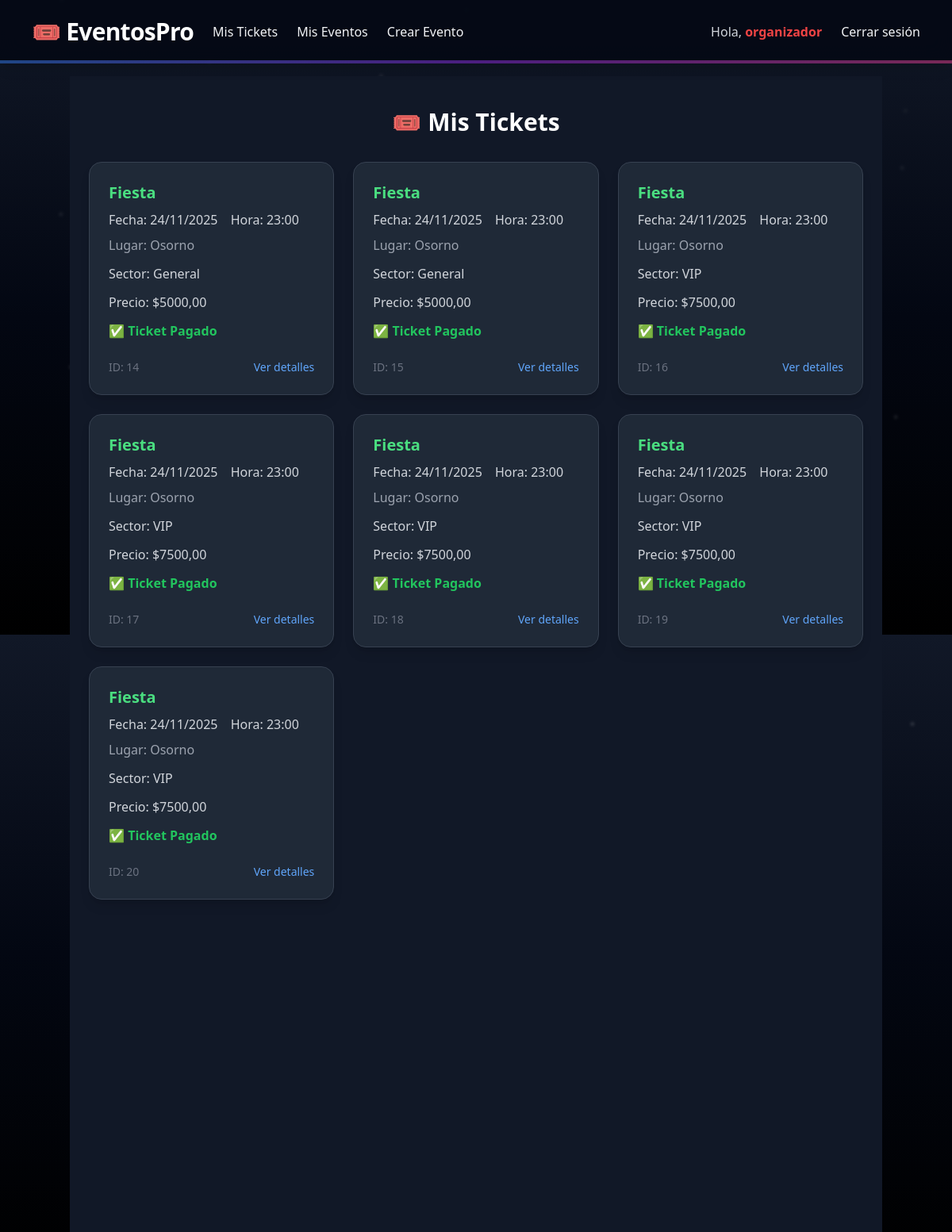
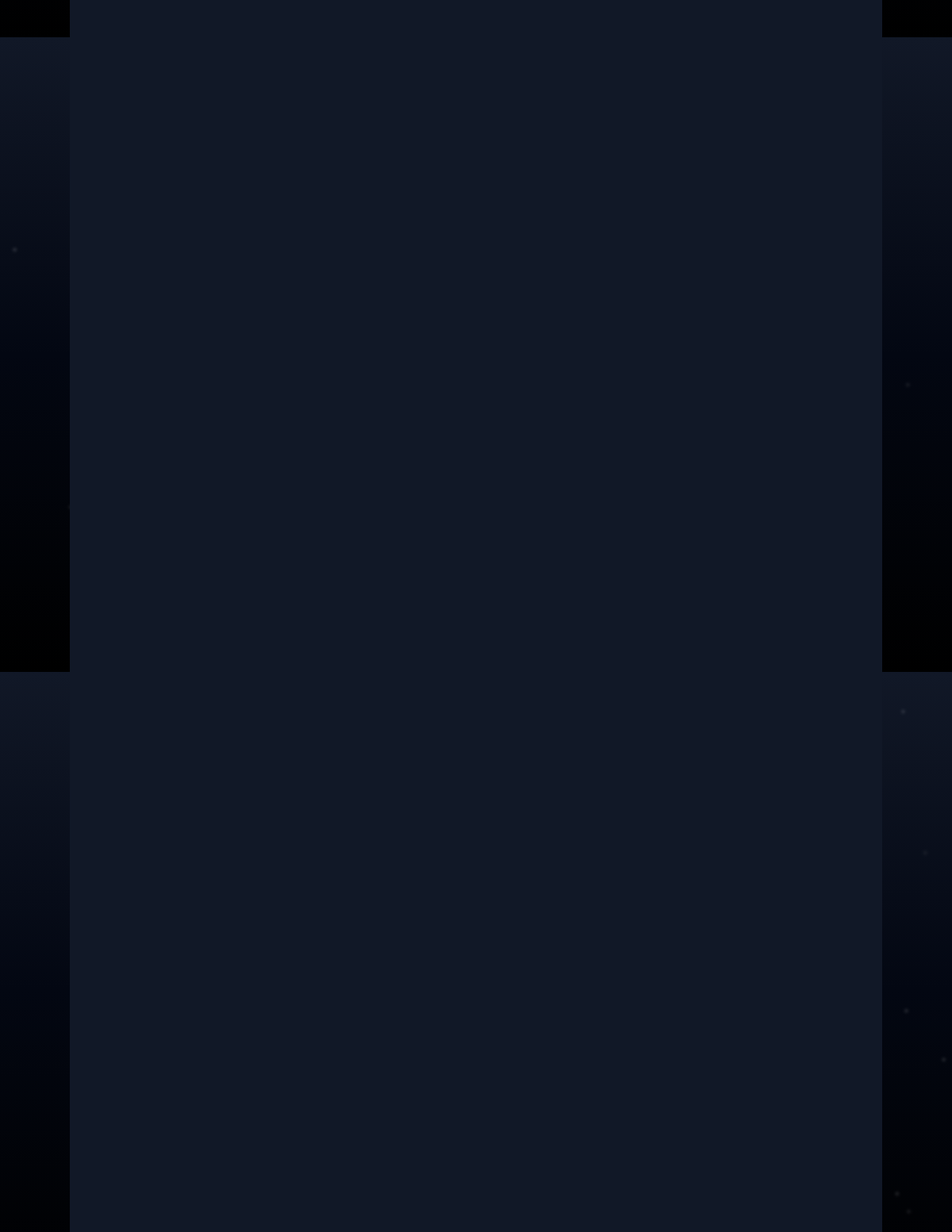
Page /eventos/tickets/ (signed in) on the committed database (2 pictures, top to bottom).
### usuarios/models.py (models this page shows, shortened)
class Usuario(AbstractUser):
    rut = models.CharField(max_length=12, unique=True)
    telefono = models.CharField(max_length=15, blank=True)
    tipo_usuario = models.CharField(max_length=50, blank=True, choices=[
        ('administrador', 'Administrador'),
        ('cliente', 'Cliente'),
        ('organizador', 'Organizador'),
    ],)
    USERNAME_FIELD = 'username'  # indica que se usa 'username' para login
    REQUIRED_FIELDS = ['email', 'rut']  # campos obligatorios para createsuperuser

### eventos/models.py (models this page shows, shortened)
class Ticket(models.Model):
    usuario = models.ForeignKey(Usuario, null=True, blank=True, on_delete=models.SET_NULL)
    funcion = models.ForeignKey(Funcion, on_delete=models.CASCADE)
    sector = models.ForeignKey(Sector, null=True, blank=True, on_delete=models.SET_NULL)
    butaca = models.ForeignKey(Butaca, null=True, blank=True, on_delete=models.SET_NULL)
    precio = models.DecimalField(max_digits=8, decimal_places=2)
    pagado = models.BooleanField(default=False)
    invitado_email = models.EmailField(null=True, blank=True)

class Funcion(models.Model):
    evento = models.ForeignKey(Evento, on_delete=models.CASCADE)
    fecha = models.DateField()
    hora = models.TimeField()
    lugar = models.CharField(max_length=200)

class Evento(models.Model):
    TIPO_EVENTO = [
        ('cine', 'Cine / Teatro (Butacas Numeradas)'),
        ('fiesta', 'Fiesta / Concierto (Sectores / Mesas)')
    ]
    ESTADO_EVENTO = [
        ('pendiente', 'Pendiente'),
        ('publicado', 'Publicado'),
        ('cancelado', 'Cancelado'),
    ]
    usuario = models.ForeignKey(settings.AUTH_USER_MODEL, on_delete=models.CASCADE)
    tipo_evento = models.CharField(max_length=20, choices=TIPO_EVENTO, default='fiesta')
    estado = models.CharField(max_length=20, choices=ESTADO_EVENTO, default='pendiente')
    nombre = models.CharField(max_length=200)
    descripcion = models.TextField(blank=True)
    fecha = models.DateField()
    hora = models.TimeField()
    ubicacion = models.CharField(max_length=20, blank=True)
    imagen = models.ImageField(upload_to='eventos/', blank=True, null=True)
    precio = models.IntegerField(default=0)
    stock = models.IntegerField(default=0)

class Sector(models.Model):
    funcion = models.ForeignKey(Funcion, on_delete=models.CASCADE)
    nombre = models.CharField(max_length=50)  # Ej: PLATEA, CANCHA VIP
    precio = models.DecimalField(max_digits=8, decimal_places=2)
    capacidad = models.PositiveIntegerField()

### eventos/views.py (the view)
# urls.py: path('tickets/', views.listar_tickets, name='listar_tickets'),
def listar_tickets(request):
    tickets = Ticket.objects.filter(usuario=request.user)
    return render(request, 'eventos/listar_tickets.html', {'tickets': tickets})

### eventos/templates/eventos/listar_tickets.html (shortened to what this page needs)
{% extends 'core.html' %}
{% block content %}
<div class="min-h-screen bg-gray-900 text-gray-100 py-10 px-6">
    <div class="max-w-6xl mx-auto">
        <h1 class="text-3xl font-bold text-white mb-8 text-center">🎟️ Mis Tickets</h1>
        {% if tickets %}
        <div class="grid grid-cols-1 sm:grid-cols-2 lg:grid-cols-3 gap-6">
            {% for ticket in tickets %}
            <div
                class="bg-gray-800 border border-gray-700 rounded-2xl p-6 shadow-lg hover:shadow-2xl transition duration-300">
                <h2 class="text-xl font-semibold text-green-400 mb-2">
                    {{ ticket.funcion.evento.nombre }}
                </h2>
                <p class="text-gray-300">
                    <span class="font-medium">Fecha:</span>
                    {{ ticket.funcion.fecha|date:"d/m/Y" }}
                    <span class="font-medium ml-3">Hora:</span>
                    {{ ticket.funcion.hora|time:"H:i" }}
                </p>
                <p class="text-gray-400 mt-2">
                    <span class="font-medium">Lugar:</span>
                    {{ ticket.funcion.evento.ubicacion }}
                </p>
                {% if ticket.sector %}
                <p class="mt-3 text-gray-300">
                    <span class="font-medium">Sector:</span> {{ ticket.sector.nombre }}
                </p>
                {% elif ticket.butaca %}
                <p class="mt-3 text-gray-300">
                    <span class="font-medium">Butaca:</span>
                    Fila {{ ticket.butaca.fila }} - Asiento {{ ticket.butaca.numero }}
                </p>
                {% else %}
                <p class="mt-3 text-gray-400 italic">General</p>
                {% endif %}
                <p class="mt-3 text-gray-300">
                    <span class="font-medium">Precio:</span> ${{ ticket.precio }}
                </p>
                {% if ticket.pagado %}
                <p class="mt-3 text-green-500 font-semibold">✅ Ticket Pagado</p>
                {% else %}
                <p class="mt-3 text-yellow-400 font-semibold">⚠️ Pendiente de Pago</p>
                {% endif %}
                <div class="mt-6 flex justify-between items-center">
                    <span class="text-sm text-gray-500">ID: {{ ticket.id }}</span>
                    <a href="#" class="text-blue-400 hover:text-blue-500 transition text-sm font-medium">
                        Ver detalles
                    </a>
                </div>
            </div>
            {% endfor %}
        </div>
        {% endif %}
    </div>
</div>
{% endblock %}

### templates/core.html (shortened to what this page needs)
{% load static %}
<!DOCTYPE html>
<html lang="en">
<head>
    <script src="https://cdn.tailwindcss.com"></script>
    <link rel="stylesheet" href="{% static 'css/estilos.css' %}">
</head>
<body class="min-h-screen flex flex-col bg-gradient-to-b from-gray-900 via-gray-950 to-black text-gray-100 relative overflow-x-hidden">
    <div id="particles"></div>
    {% include 'navbar.html' %}
    <main class="flex-grow container mx-auto py-4 relative z-10">
        {% block content %}{% endblock %}
    </main>
</body>
</html>

### templates/navbar.html (shortened to what this page needs)
<nav class="backdrop-blur-md bg-gray-950/80 text-gray-100 shadow-lg sticky top-0 z-50 transition-all duration-300 relative">
    <div class="max-w-7xl mx-auto px-6 sm:px-8 lg:px-10">
        <div class="flex justify-between h-20 items-center">
            <div class="flex items-center space-x-6">
                <a href="{% url 'home' %}"
                    class="text-3xl font-extrabold tracking-tight text-white hover:text-blue-400 transition duration-300">
                    🎟️ EventosPro
                </a>
                {% if request.user.is_authenticated %}
                    {% if request.user.tipo_usuario == 'cliente' %}
                        <a href="{% url 'eventos:listar_tickets' %}" class="hover:text-blue-400 transition duration-300">Mis Tickets</a>
                    {% elif request.user.tipo_usuario == 'organizador' %}
                        <a href="{% url 'eventos:listar_tickets' %}" class="hover:text-blue-400 transition duration-300">Mis Tickets</a>
                        <a href="{% url 'eventos:mis_eventos' %}" class="hover:text-blue-400 transition duration-300">Mis Eventos</a>
                        <a href="{% url 'eventos:crear_evento' %}" class="hover:text-blue-400 transition duration-300">Crear Evento</a>
                    {% elif request.user.tipo_usuario == 'administrador' %}
                        <a href="{% url 'eventos:listar_tickets' %}" class="hover:text-blue-400 transition duration-300">Mis Tickets</a>
                        <a href="{% url 'admin:index' %}" class="hover:text-blue-400 transition duration-300">Admin Panel</a>
                    {% endif %}
                {% endif %}
            </div>
            <div class="hidden md:flex space-x-6 items-center">
                {% if request.user.is_authenticated %}
                    <p class="text-gray-300 font-medium">
                        Hola, <span class="text-red-500 font-semibold hover:text-red-400 transition">{{ request.user.username }}</span>
                    </p>
                    <a href="{% url 'logout' %}" class="hover:text-red-400 transition duration-300">Cerrar sesión</a>
                {% else %}
                    <a href="{% url 'iniciar_sesion' %}" class="hover:text-blue-400 transition duration-300">Iniciar sesión</a>
                    <a href="{% url 'registrar_usuario' %}" class="hover:text-green-400 transition duration-300">Registrarse</a>
                {% endif %}
            </div>
        </div>
    </div>
    <div class="absolute bottom-0 left-0 w-full h-1 bg-gradient-to-r from-blue-500 via-purple-600 to-pink-500 opacity-50"></div>
</nav>

### templates/core.html (style rules this page uses)
#particles { position: fixed; inset: 0; z-index: 0; pointer-events: none; overflow: hidden; }

### rows in the picture
Usuario: user.username "organizador"
Ticket: funcion.evento.nombre "Fiesta", funcion.fecha "24/11/2025", funcion.hora "23:00", funcion.evento.ubicacion "Osorno", sector.nombre "General", precio "5000,00", pagado "✅ Ticket Pagado", id "14"
Ticket: funcion.evento.nombre "Fiesta", funcion.fecha "24/11/2025", funcion.hora "23:00", funcion.evento.ubicacion "Osorno", sector.nombre "General", precio "5000,00", pagado "✅ Ticket Pagado", id "15"
Ticket: funcion.evento.nombre "Fiesta", funcion.fecha "24/11/2025", funcion.hora "23:00", funcion.evento.ubicacion "Osorno", sector.nombre "VIP", precio "7500,00", pagado "✅ Ticket Pagado", id "16"
Ticket: funcion.evento.nombre "Fiesta", funcion.fecha "24/11/2025", funcion.hora "23:00", funcion.evento.ubicacion "Osorno", sector.nombre "VIP", precio "7500,00", pagado "✅ Ticket Pagado", id "17"
Ticket: funcion.evento.nombre "Fiesta", funcion.fecha "24/11/2025", funcion.hora "23:00", funcion.evento.ubicacion "Osorno", sector.nombre "VIP", precio "7500,00", pagado "✅ Ticket Pagado", id "18"
Ticket: funcion.evento.nombre "Fiesta", funcion.fecha "24/11/2025", funcion.hora "23:00", funcion.evento.ubicacion "Osorno", sector.nombre "VIP", precio "7500,00", pagado "✅ Ticket Pagado", id "19"
Ticket: funcion.evento.nombre "Fiesta", funcion.fecha "24/11/2025", funcion.hora "23:00", funcion.evento.ubicacion "Osorno", sector.nombre "VIP", precio "7500,00", pagado "✅ Ticket Pagado", id "20"
